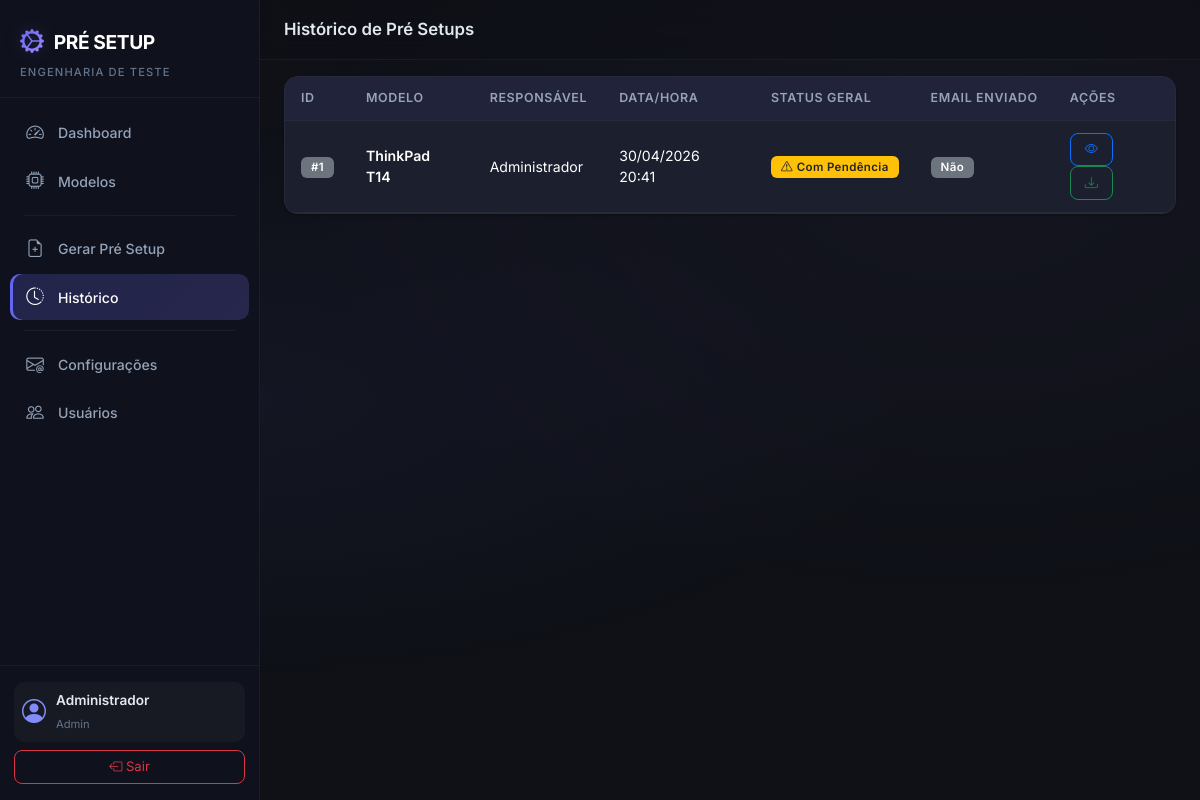
The page /setup/history (signed in) on the database as committed earlier.
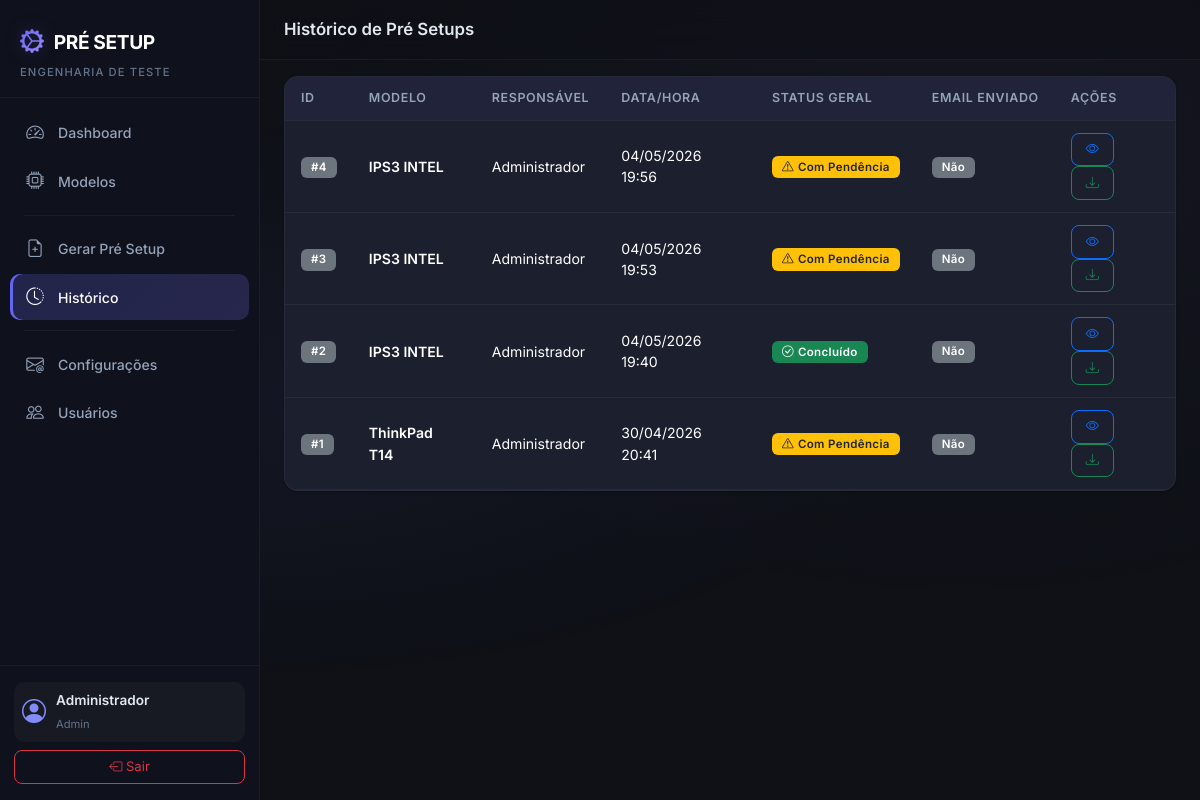
The same page on the database as committed later.
### app/models.py (models this page shows, shortened)
class PreSetup(db.Model):
    __tablename__ = 'pre_setups'
    id = db.Column(db.Integer, primary_key=True)
    product_model_id = db.Column(db.Integer, db.ForeignKey('product_models.id'), nullable=False)
    user_id = db.Column(db.Integer, db.ForeignKey('users.id'), nullable=False)
    num_bays = db.Column(db.Integer, nullable=False, default=1)
    station = db.Column(db.String(50), nullable=False)  # FCT, SHELL, IO
    generated_at = db.Column(db.DateTime, default=datetime.utcnow)
    overall_status = db.Column(db.String(50), nullable=False)  # CONCLUÍDO, COM PENDÊNCIA
    pdf_filename = db.Column(db.String(300), nullable=True)
    email_sent = db.Column(db.Boolean, default=False)
    email_sent_at = db.Column(db.DateTime, nullable=True)
    setup_items = db.relationship('PreSetupItem', backref='pre_setup', lazy='dynamic',
                                  cascade='all, delete-orphan')

class ProductModel(db.Model):
    __tablename__ = 'product_models'
    id = db.Column(db.Integer, primary_key=True)
    name = db.Column(db.String(150), unique=True, nullable=False)
    product_type = db.Column(db.String(50), nullable=False)  # Notebook, Desktop, Tiny
    station = db.Column(db.String(50), nullable=True)  # FCT, SHELL, IO
    is_active = db.Column(db.Boolean, default=True)
    created_at = db.Column(db.DateTime, default=datetime.utcnow)
    template_items = db.relationship('TemplateItem', backref='product_model', lazy='dynamic',
                                     cascade='all, delete-orphan')
    items = db.relationship('Item', backref='product_model', lazy='dynamic',
                            cascade='all, delete-orphan')
    setups = db.relationship('PreSetup', backref='product_model', lazy='dynamic')

class User(UserMixin, db.Model):
    __tablename__ = 'users'
    id = db.Column(db.Integer, primary_key=True)
    name = db.Column(db.String(150), nullable=False)
    email = db.Column(db.String(150), unique=True, nullable=False)
    password_hash = db.Column(db.String(256), nullable=False)
    profile = db.Column(db.String(50), nullable=False, default='Engenharia')  # Admin, Engenharia
    is_active_user = db.Column(db.Boolean, default=True)
    created_at = db.Column(db.DateTime, default=datetime.utcnow)
    setups = db.relationship('PreSetup', backref='user', lazy='dynamic')
    @property
    def is_active(self):
        return self.is_active_user

### app/setup_requests/routes.py (the view)
@setup_bp.route('/history')
@login_required
def history():
    setups = PreSetup.query.order_by(PreSetup.generated_at.desc()).all()
    return render_template('setup/history.html', setups=setups)

### app/models.py (called while the page is built)
@login_manager.user_loader
def load_user(user_id):
    return User.query.get(int(user_id))

### app/templates/setup/history.html (shortened to what this page needs)
{% extends "base.html" %}
{% block page_title %}Histórico de Pré Setups{% endblock %}
{% block content %}
<div class="card card-custom">
    <div class="card-body p-0">
        {% if setups %}
        <div class="table-responsive">
            <table class="table table-custom mb-0">
                <thead>
                    <tr>
                        <th>ID</th>
                        <th>Modelo</th>
                        <th>Responsável</th>
                        <th>Data/Hora</th>
                        <th>Status Geral</th>
                        <th>Email Enviado</th>
                        <th>Ações</th>
                    </tr>
                </thead>
                <tbody>
                    {% for setup in setups %}
                    <tr>
                        <td><span class="badge bg-secondary">#{{ setup.id }}</span></td>
                        <td class="fw-semibold">{{ setup.product_model.name }}</td>
                        <td>{{ setup.user.name }}</td>
                        <td>{{ setup.generated_at.strftime('%d/%m/%Y %H:%M') }}</td>
                        <td>
                            {% if setup.overall_status == 'CONCLUÍDO' %}
                                <span class="badge bg-success"><i class="bi bi-check-circle me-1"></i>Concluído</span>
                            {% else %}
                                <span class="badge bg-warning text-dark"><i class="bi bi-exclamation-triangle me-1"></i>Com Pendência</span>
                            {% endif %}
                        </td>
                        <td>
                            {% if setup.email_sent %}
                                <span class="badge bg-info"><i class="bi bi-check me-1"></i>Sim</span>
                            {% else %}
                                <span class="badge bg-secondary">Não</span>
                            {% endif %}
                        </td>
                        <td>
                            <a href="{{ url_for('setup_requests.detail', setup_id=setup.id) }}" class="btn btn-sm btn-outline-primary" title="Ver detalhes">
                                <i class="bi bi-eye"></i>
                            </a>
                            {% if setup.pdf_filename %}
                            <a href="{{ url_for('setup_requests.download_pdf', setup_id=setup.id) }}" class="btn btn-sm btn-outline-success" title="Baixar PDF">
                                <i class="bi bi-download"></i>
                            </a>
                            {% endif %}
                        </td>
                    </tr>
                    {% endfor %}
                </tbody>
            </table>
        </div>
        {% endif %}
    </div>
</div>
{% endblock %}

Rows that differ between the two databases and show on the page:
added PreSetup: id "4", product_model.name "IPS3 INTEL", user.name "Administrador", generated_at "04/05/2026 19:56", overall_status "COM PENDÊNCIA" (drawn), email_sent "Não"
added PreSetup: id "3", product_model.name "IPS3 INTEL", user.name "Administrador", generated_at "04/05/2026 19:53", overall_status "COM PENDÊNCIA" (drawn), email_sent "Não"
added PreSetup: id "2", product_model.name "IPS3 INTEL", user.name "Administrador", generated_at "04/05/2026 19:40", overall_status "CONCLUÍDO" (drawn), email_sent "Não"
